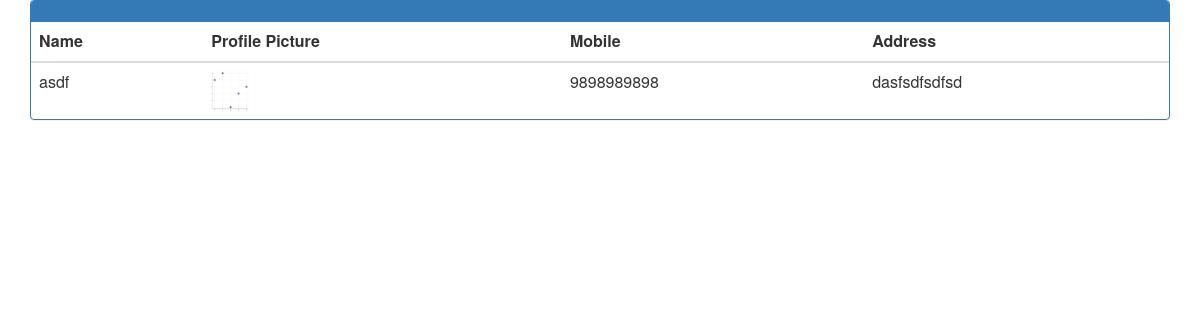
/workerview, run on an earlier commit of the app's database.
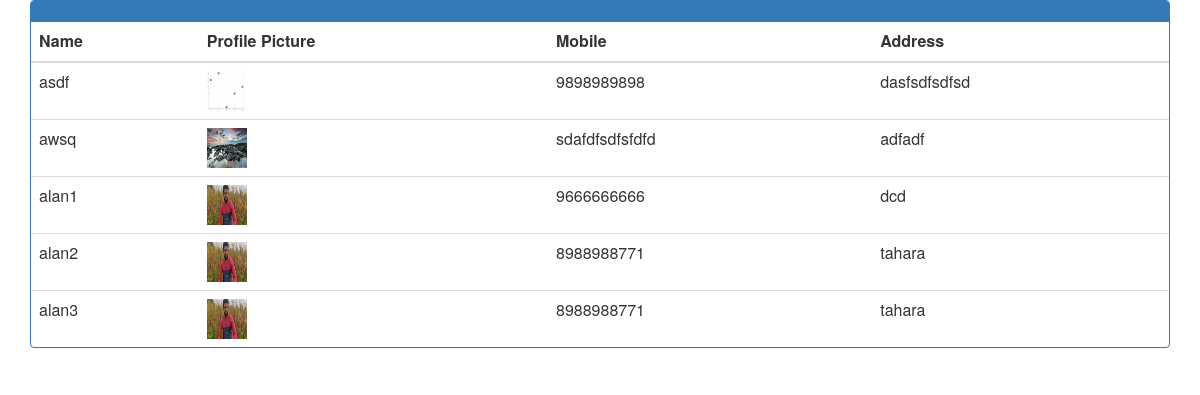
And on a later commit of the database.
### MWMapp/models.py (models this page shows)
class Worker(models.Model):
    user=models.OneToOneField(User,on_delete=models.CASCADE,null=True)
    profile_pic= models.ImageField(upload_to='profile_pic/CustomerProfilePic/',null=True,blank=True)
    address = models.CharField(max_length=40)
    mobile = models.CharField(max_length=20,null=False)
    status=models.BooleanField(default=False)
    dob = models.DateField(null=False)
    gender = models.CharField(
                                    max_length = 20,
                                    choices = GENDER_CHOICES,
                                    default = 'Male')
    blood = models.CharField(
                                    max_length = 20,
                                    choices = BLOOD_GROUP,
                                    default = 'A+')
    state = models.CharField(max_length=20,null=False)

### MWMapp/views.py (the view)
# urls.py: path('workerview',views.workerview,name="workerview"),
def workerview(request):
    job_view = Worker.objects.all()
    return render(request, 'adminworkerview.html', {'job_view': job_view})

### MWMapp/templates/adminworkerview.html (shortened to what this page needs)
{% block content %}
{%load static%}
<head>
  <link href="//netdna.bootstrapcdn.com/bootstrap/3.0.0/css/bootstrap.min.css" rel="stylesheet" id="bootstrap-css">
</head>
<div class="container">
  <div class="panel panel-primary">
    <div class="panel-heading">
    </div>
    <table class="table table-hover" id="dev-table">
      <thead>
        <tr>
          <th>Name</th>
          <th>Profile Picture</th>
          <th>Mobile</th>
          <th>Address</th>
        </tr>
      </thead>
      {% for d in job_view %}
      <tr>
        <td> {{d.user}}</td>
        <td> <img src="{% static d.profile_pic.url %}" alt="Profile Pic" height="40px" width="40px" /></td>
        <td>{{d.mobile}}</td>
        <td>{{d.address}}</td>
      </tr>
      {% endfor %}
    </table>
  </div>
</div>
{% endblock content %}

What changed in the data, as far as the page shows it:
added Worker: user "awsq", profile_pic (picture), mobile "sdafdfsdfsfdfd", address "adfadf"
added Worker: user "alan1", profile_pic (picture), mobile "9666666666", address "dcd"
added Worker: user "alan2", profile_pic (picture), mobile "8988988771", address "tahara"
added Worker: user "alan3", profile_pic (picture), mobile "8988988771", address "tahara"
